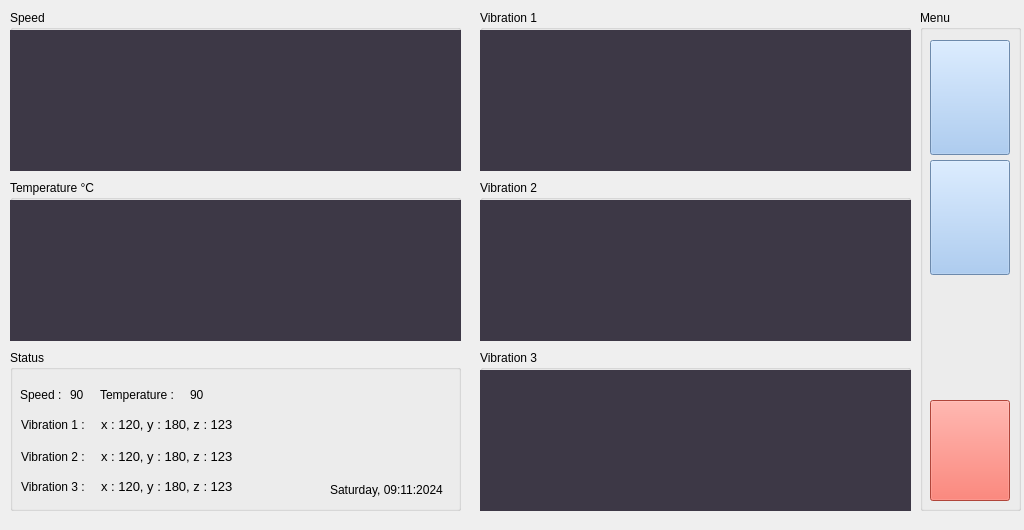
<?xml version="1.0" encoding="UTF-8"?>
<ui version="4.0">
 <class>MainWindow</class>
 <widget class="QMainWindow" name="MainWindow">
  <property name="geometry">
   <rect>
    <x>0</x>
    <y>0</y>
    <width>1024</width>
    <height>530</height>
   </rect>
  </property>
  <property name="windowTitle">
   <string>MainWindow</string>
  </property>
  <widget class="QWidget" name="centralwidget">
   <widget class="QGroupBox" name="groupBoxTemp">
    <property name="geometry">
     <rect>
      <x>10</x>
      <y>180</y>
      <width>451</width>
      <height>161</height>
     </rect>
    </property>
    <property name="title">
     <string>Temperature °C</string>
    </property>
    <widget class="QWidget" name="TempGraph1" native="true">
     <property name="geometry">
      <rect>
       <x>0</x>
       <y>20</y>
       <width>451</width>
       <height>141</height>
      </rect>
     </property>
     <property name="styleSheet">
      <string notr="true">background-color: rgb(61, 56, 70);</string>
     </property>
    </widget>
   </widget>
   <widget class="QGroupBox" name="groupBox_Vb2">
    <property name="geometry">
     <rect>
      <x>480</x>
      <y>180</y>
      <width>431</width>
      <height>161</height>
     </rect>
    </property>
    <property name="title">
     <string>Vibration 2</string>
    </property>
    <widget class="QWidget" name="VibGraph2" native="true">
     <property name="geometry">
      <rect>
       <x>0</x>
       <y>20</y>
       <width>431</width>
       <height>141</height>
      </rect>
     </property>
     <property name="styleSheet">
      <string notr="true">background-color: rgb(61, 56, 70);</string>
     </property>
    </widget>
   </widget>
   <widget class="QGroupBox" name="groupBox_Vb1">
    <property name="geometry">
     <rect>
      <x>480</x>
      <y>10</y>
      <width>431</width>
      <height>161</height>
     </rect>
    </property>
    <property name="title">
     <string>Vibration 1</string>
    </property>
    <widget class="QWidget" name="VibGraph1" native="true">
     <property name="geometry">
      <rect>
       <x>0</x>
       <y>20</y>
       <width>431</width>
       <height>141</height>
      </rect>
     </property>
     <property name="styleSheet">
      <string notr="true">background-color: rgb(61, 56, 70);</string>
     </property>
    </widget>
   </widget>
   <widget class="QGroupBox" name="groupBox_Vb3">
    <property name="geometry">
     <rect>
      <x>480</x>
      <y>350</y>
      <width>431</width>
      <height>161</height>
     </rect>
    </property>
    <property name="title">
     <string>Vibration 3</string>
    </property>
    <widget class="QWidget" name="VibGraph3" native="true">
     <property name="geometry">
      <rect>
       <x>0</x>
       <y>20</y>
       <width>431</width>
       <height>141</height>
      </rect>
     </property>
     <property name="styleSheet">
      <string notr="true">background-color: rgb(61, 56, 70);</string>
     </property>
    </widget>
   </widget>
   <widget class="QGroupBox" name="groupBoxSpeed">
    <property name="geometry">
     <rect>
      <x>10</x>
      <y>10</y>
      <width>451</width>
      <height>161</height>
     </rect>
    </property>
    <property name="title">
     <string>Speed</string>
    </property>
    <widget class="QWidget" name="SpeedGraph1" native="true">
     <property name="geometry">
      <rect>
       <x>0</x>
       <y>20</y>
       <width>451</width>
       <height>141</height>
      </rect>
     </property>
     <property name="styleSheet">
      <string notr="true">background-color: rgb(61, 56, 70);</string>
     </property>
    </widget>
   </widget>
   <widget class="QGroupBox" name="groupBox_Menu">
    <property name="geometry">
     <rect>
      <x>920</x>
      <y>10</y>
      <width>101</width>
      <height>501</height>
     </rect>
    </property>
    <property name="title">
     <string>Menu</string>
    </property>
    <widget class="QPushButton" name="TempBtn">
     <property name="geometry">
      <rect>
       <x>10</x>
       <y>30</y>
       <width>80</width>
       <height>115</height>
      </rect>
     </property>
     <property name="font">
      <font>
       <kerning>true</kerning>
      </font>
     </property>
     <property name="autoFillBackground">
      <bool>false</bool>
     </property>
     <property name="styleSheet">
      <string notr="true">background-color: rgb(153, 193, 241);</string>
     </property>
     <property name="text">
      <string notr="true"/>
     </property>
     <property name="icon">
      <iconset>
       <normaloff>../icons/icons8-temperature-100.png</normaloff>../icons/icons8-temperature-100.png</iconset>
     </property>
     <property name="iconSize">
      <size>
       <width>50</width>
       <height>50</height>
      </size>
     </property>
     <property name="shortcut">
      <string/>
     </property>
     <property name="checkable">
      <bool>false</bool>
     </property>
    </widget>
    <widget class="QPushButton" name="SpeedBtn">
     <property name="geometry">
      <rect>
       <x>10</x>
       <y>150</y>
       <width>80</width>
       <height>115</height>
      </rect>
     </property>
     <property name="styleSheet">
      <string notr="true">background-color: rgb(153, 193, 241);</string>
     </property>
     <property name="text">
      <string/>
     </property>
     <property name="icon">
      <iconset>
       <normaloff>../icons/icons8-speed-100.png</normaloff>../icons/icons8-speed-100.png</iconset>
     </property>
     <property name="iconSize">
      <size>
       <width>50</width>
       <height>50</height>
      </size>
     </property>
    </widget>
    <widget class="QPushButton" name="ExitBtn">
     <property name="geometry">
      <rect>
       <x>10</x>
       <y>390</y>
       <width>80</width>
       <height>101</height>
      </rect>
     </property>
     <property name="styleSheet">
      <string notr="true">background-color: rgb(246, 97, 81);</string>
     </property>
     <property name="text">
      <string/>
     </property>
     <property name="icon">
      <iconset>
       <normaloff>../icons/icons8-exit-100.png</normaloff>../icons/icons8-exit-100.png</iconset>
     </property>
     <property name="iconSize">
      <size>
       <width>50</width>
       <height>50</height>
      </size>
     </property>
    </widget>
   </widget>
   <widget class="QGroupBox" name="groupBox_Status">
    <property name="geometry">
     <rect>
      <x>10</x>
      <y>350</y>
      <width>451</width>
      <height>161</height>
     </rect>
    </property>
    <property name="title">
     <string>Status</string>
    </property>
    <widget class="QLabel" name="labelSpeed">
     <property name="geometry">
      <rect>
       <x>10</x>
       <y>35</y>
       <width>41</width>
       <height>19</height>
      </rect>
     </property>
     <property name="font">
      <font>
       <pointsize>9</pointsize>
      </font>
     </property>
     <property name="text">
      <string>Speed : </string>
     </property>
    </widget>
    <widget class="QLabel" name="labelTemp">
     <property name="geometry">
      <rect>
       <x>90</x>
       <y>35</y>
       <width>91</width>
       <height>19</height>
      </rect>
     </property>
     <property name="font">
      <font>
       <pointsize>9</pointsize>
      </font>
     </property>
     <property name="text">
      <string>Temperature : </string>
     </property>
    </widget>
    <widget class="QLabel" name="labelVb1">
     <property name="geometry">
      <rect>
       <x>11</x>
       <y>65</y>
       <width>71</width>
       <height>19</height>
      </rect>
     </property>
     <property name="font">
      <font>
       <pointsize>9</pointsize>
      </font>
     </property>
     <property name="text">
      <string>Vibration 1 :</string>
     </property>
    </widget>
    <widget class="QLabel" name="labelVb2">
     <property name="geometry">
      <rect>
       <x>11</x>
       <y>97</y>
       <width>91</width>
       <height>19</height>
      </rect>
     </property>
     <property name="font">
      <font>
       <pointsize>9</pointsize>
      </font>
     </property>
     <property name="text">
      <string>Vibration 2 :</string>
     </property>
    </widget>
    <widget class="QLabel" name="labelVb3">
     <property name="geometry">
      <rect>
       <x>11</x>
       <y>127</y>
       <width>91</width>
       <height>19</height>
      </rect>
     </property>
     <property name="font">
      <font>
       <pointsize>9</pointsize>
      </font>
     </property>
     <property name="text">
      <string>Vibration 3 :</string>
     </property>
    </widget>
    <widget class="QLabel" name="labelDate">
     <property name="geometry">
      <rect>
       <x>320</x>
       <y>130</y>
       <width>121</width>
       <height>19</height>
      </rect>
     </property>
     <property name="font">
      <font>
       <pointsize>9</pointsize>
      </font>
     </property>
     <property name="text">
      <string>Saturday, 09:11:2024</string>
     </property>
    </widget>
    <widget class="QLabel" name="labelVb1V">
     <property name="geometry">
      <rect>
       <x>91</x>
       <y>65</y>
       <width>131</width>
       <height>19</height>
      </rect>
     </property>
     <property name="font">
      <font>
       <pointsize>10</pointsize>
      </font>
     </property>
     <property name="text">
      <string>x : 120, y : 180, z : 123</string>
     </property>
    </widget>
    <widget class="QLabel" name="labelVb2V">
     <property name="geometry">
      <rect>
       <x>91</x>
       <y>97</y>
       <width>131</width>
       <height>19</height>
      </rect>
     </property>
     <property name="font">
      <font>
       <pointsize>10</pointsize>
      </font>
     </property>
     <property name="text">
      <string>x : 120, y : 180, z : 123</string>
     </property>
    </widget>
    <widget class="QLabel" name="labelVb3V">
     <property name="geometry">
      <rect>
       <x>91</x>
       <y>127</y>
       <width>131</width>
       <height>19</height>
      </rect>
     </property>
     <property name="font">
      <font>
       <pointsize>10</pointsize>
      </font>
     </property>
     <property name="text">
      <string>x : 120, y : 180, z : 123</string>
     </property>
    </widget>
    <widget class="QLabel" name="labelTempV">
     <property name="geometry">
      <rect>
       <x>180</x>
       <y>35</y>
       <width>41</width>
       <height>19</height>
      </rect>
     </property>
     <property name="font">
      <font>
       <pointsize>9</pointsize>
      </font>
     </property>
     <property name="text">
      <string>90</string>
     </property>
    </widget>
    <widget class="QLabel" name="labelSpeedV">
     <property name="geometry">
      <rect>
       <x>60</x>
       <y>35</y>
       <width>41</width>
       <height>19</height>
      </rect>
     </property>
     <property name="font">
      <font>
       <pointsize>9</pointsize>
      </font>
     </property>
     <property name="text">
      <string>90</string>
     </property>
    </widget>
   </widget>
  </widget>
 </widget>
 <resources/>
 <connections/>
</ui>
